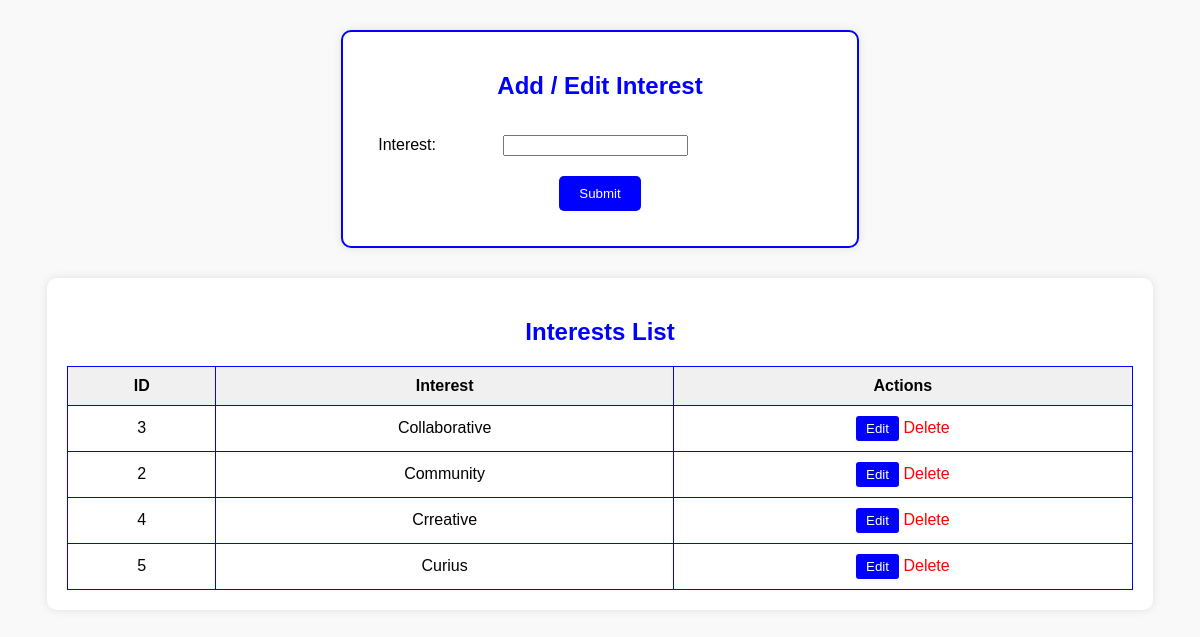
Screenshot of /pages/interest.php with the database file from the repository.
### tables this page shows
CREATE TABLE `interest` (
  `id` int(11) NOT NULL,
  `interest` varchar(100) DEFAULT NULL
);

### pages/interest.php (the view, shortened to what this page needs)
<?php
include '../incl/ShaConnect.php';
$sql = "SELECT * FROM interest";
$result = $conn->query($sql);
$interests = [];
if ($result && $result->num_rows > 0) {
    while ($row = $result->fetch_assoc()) {
        $interests[] = $row;
    }
}
?>
<!DOCTYPE html>
<html lang="en">
<head>
</head>
<body>
<div class="form-container">
    <h2>Add / Edit Interest</h2>
    <form id="interestForm" method="POST">
        <table>
            <tr>
                <td><label for="interest">Interest:</label></td>
                <td><input type="text" name="interest" id="interest" required></td>
            </tr>
            <tr>
                <td colspan="2" style="text-align: center;"><button type="submit">Submit</button></td>
            </tr>
        </table>
    </form>
</div>
<div class="table-container">
    <h2>Interests List</h2>
    <table>
        <tr>
            <th>ID</th>
            <th>Interest</th>
            <th>Actions</th>
        </tr>
        <?php foreach ($interests as $interest): ?>
        <tr>
            <td><?php echo $interest['id']; ?></td>
            <td><?php echo $interest['interest']; ?></td>
            <td>
                <button onclick="editInterest(<?php echo $interest['id']; ?>)">Edit</button>
                <a href="?delete=<?php echo $interest['id']; ?>" onclick="return confirm('Are you sure you want to delete this interest?')">Delete</a>
            </td>
        </tr>
        <?php endforeach; ?>
    </table>
</div>
</body>
</html>

### pages/interest.php (style rules this page uses)
body { font-family: Arial, sans-serif; background-color: #f9f9f9; }
.form-container { width: 40%; margin: 30px auto; padding: 20px; border: 2px solid blue; border-radius: 10px; background-color: white; box-shadow: 0 0 10px rgba(0, 0, 0, 0.1); }
.form-container h2 { text-align: center; color: blue; }
.form-container table { width: 100%; border-spacing: 10px; }
.form-container td { padding: 5px; }
.form-container button { padding: 10px 20px; background-color: blue; color: white; border: none; cursor: pointer; border-radius: 5px; }
.table-container { width: 90%; margin: 20px auto; padding: 20px; background-color: white; border-radius: 10px; box-shadow: 0 0 10px rgba(0, 0, 0, 0.1); }
.table-container h2 { text-align: center; color: blue; }
.table-container table { width: 100%; border-collapse: collapse; }
.table-container table, .table-container th, .table-container td { border: 1px solid blue; }
.table-container th, .table-container td { padding: 10px; text-align: center; }
.table-container th { background-color: #f0f0f0; }
.table-container a { color: red; text-decoration: none; }
.table-container button { padding: 5px 10px; background-color: blue; color: white; border: none; cursor: pointer; border-radius: 3px; }

### rows the page displays
interest: id "3", interest "Collaborative"
interest: id "2", interest "Community"
interest: id "4", interest "Crreative"
interest: id "5", interest "Curius"
